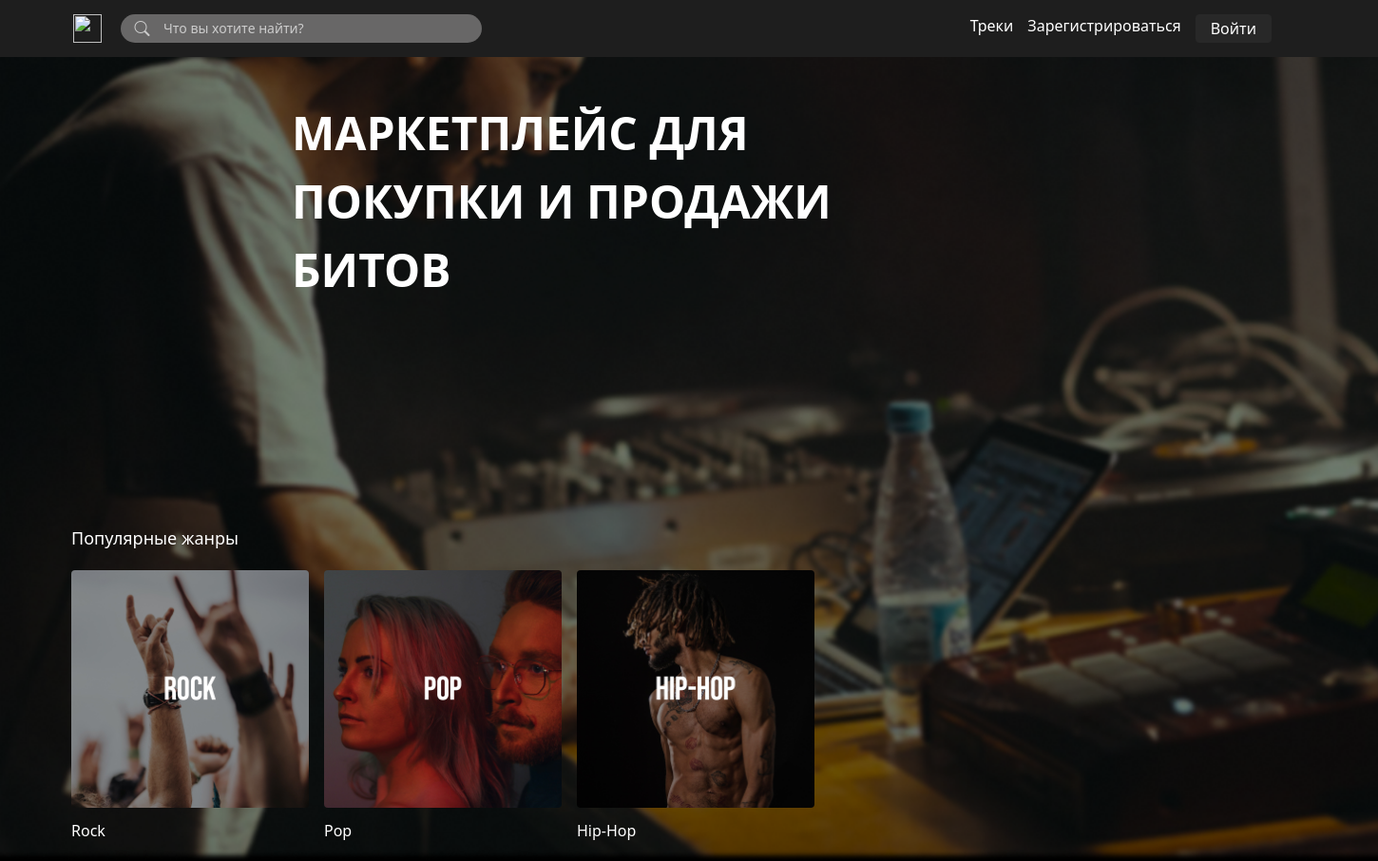
The page / on the database its author committed.
### main/models.py (models this page shows)
class Catalog(models.Model):
    name = models.CharField(max_length=45, verbose_name="Название плейлиста")
    image = models.ImageField(upload_to="playlists/%Y/%m/%d/", verbose_name="Изображение")
    audio = models.ManyToManyField(Anketa, verbose_name="Треки")
    slug = models.SlugField(max_length=100, unique=True, db_index=True)
    def __str__(self):
        return self.name
    def get_absolute_url(self):
        return f'/playlist/{self.slug}/'

### main/views.py (the view)
# urls.py: path('', views.index, name='home'),
def index(request):
    playlists = Catalog.objects.all()
    return render(request, 'main/index.html', {'playlists': playlists})

### templates/main/index.html
{% extends 'main/base.html' %}
{% load static %}
{% block css_additional %}
    <link rel="stylesheet" href="{% static 'main/css/playlist.css' %}">
{% endblock %}
{% block content %}
    <div class="container-fluid main-content">
        <div class="content">
            <div class="row">
                <div class="col text-center">
                    <p class="text-start title-text">МАРКЕТПЛЕЙС ДЛЯ <br> ПОКУПКИ И ПРОДАЖИ БИТОВ</p>
                </div>
            </div>
        </div>
        <div class="group-items">
            <div class="genre-container">
                <div class="max-width-container">
                    <div class="genres">
                        <div class="genres-title">
                            <h2>Популярные жанры</h2>
                        </div>
                        <div class="genres-item">
                            <div class="items">
                                {% for playlist in playlists %}
                                    <div class="item-card">
                                        <a href="{{ playlist.get_absolute_url }}"><img src="{{ playlist.image.url }}" class="img-thumbnail image-item" width="250" height="250"></a>
                                        <p>{{ playlist }}</p>
                                    </div>
                                {% endfor %}
                            </div>
                        </div>
                    </div>
                </div>
            </div>
        </div>
    </div>
{% endblock %}

### templates/main/base.html (shortened to what this page needs)
{% load static %}
<!DOCTYPE html>
<html lang="ru">
<head>
    <link href="https://cdn.jsdelivr.net/npm/bootstrap@5.1.3/dist/css/bootstrap.min.css" rel="stylesheet">
    <link rel="stylesheet" href="https://cdn.jsdelivr.net/npm/bootstrap-icons@1.8.0/font/bootstrap-icons.css">
    <link rel="stylesheet" href="{% static 'main/css/style.css' %}">
    {% block css_additional %}
    {% endblock %}
</head>
<body class="bg-dark">
<header>
    <nav class="navbar navbar-expand-lg navbar-light fixed-top" style="background-color: #1E1E1E; height: 60px;">
      <div class="container">
          <div class="nav-top d-flex">
              <a class="nav-brand" href="{% url 'home' %}">
                <img src="{% static 'main/img/svg/music-note.svg' %}" alt="" width="30" height="30">
              </a>
              <div class="search">
                  <a class="search-btn" href="#" >
                      <i class="bi bi-search"></i>
                  </a>
                  <input class="search-txt" type="text" name="" placeholder="Что вы хотите найти?">
              </div>
          </div>
          <div class="nav-right">
              <div class="authentication-btn">
                  <div class="navbar-collapse collapse">
                      <ul class="nav">
                          {% if user.is_authenticated %}
                              <li>
                                <div class="collapse navbar-collapse authenticated" id="navbarNavDarkDropdown">
                                  <ul class="navbar-nav">
                                    <li class="nav-item dropdown">
                                      <a class="nav-link dropdown-toggle" href="#" id="navbarDarkDropdownMenuLink" role="button" data-bs-toggle="dropdown" aria-expanded="false" style="color: white">
                                        {{ user.username }}
                                      </a>
                                      <ul class="dropdown-menu dropdown-menu-dark" aria-labelledby="navbarDarkDropdownMenuLink">
                                        <li><a class="dropdown-item" href="{% url 'profile' %}">Профиль</a></li>
                                        <li><a class="dropdown-item" href="{% url 'allTrack' %}">Треки</a></li>
                                        <li><a class="dropdown-item" href="{% url 'logout' %}">Выход</a></li>
                                      </ul>
                                    </li>
                                  </ul>
                                </div>
                              </li>
                          {% else %}
                              <li><a class="authenticated" href="{% url 'allTrack' %}">Треки</a></li>
                              <li><a class="authenticated" href="{% url 'register' %}">Зарегистрироваться</a></li>
                              <li><a href="{% url 'login' %}" type="button" class="btn btn-secondary btn_signin">Войти</a></li>
                          {% endif %}
                      </ul>
                  </div>
              </div>
          </div>
      </div>
    </nav>
</header>
{% block content %}
{% endblock %}
</body>
</html>

### main/static/main/css/style.css (style rules this page uses)
.search { margin-left: 20px; display: flex; background: #686767; height: 30px; border-radius: 50px; }
.search-txt { border: none; background: none; outline: none; float: left; padding: 0 15px; color: #CCCCCC; font-size: 14px; transition: 0.4s; line-height: 30px; width: 350px; }
.search-btn { width: 15px; border-radius: 50%; background: none; display: flex; justify-content: center; align-items: center; transition: 0.4s; color: #CCCCCC; cursor: pointer; margin-left: 15px; }
.bi-search { font-size: 16px; color: #CCCCCC; }
.authenticated { text-decoration: none; color: white; margin-right: 15px; }
.btn_signin { background: #282828; border-color: #282828; padding: 2px 15px; margin-right: 35px; }
.nav-right { display: flex; }
.bg-dark { background-color: black !important; opacity: 100% !important; }
.main-content { margin-top: 56px; background-image: url('../img/bg-beatmaker.png'); background-repeat: no-repeat; background-size: cover; background-position: center center; min-width: 1440px; min-height: 448px; width: 100%; height: 850px; }
.title-text { color: white; font-size: 48px; font-weight: bold; opacity: 100%; margin: 48px 470px 0 295px; }
.content { height: 450px; }
::placeholder { color: #CCCCCC; opacity: 1; }

### main/static/main/css/playlist.css (style rules this page uses)
.group-items { color: white; }
.genres-title { margin-bottom: 12px; }
.genre-container { margin-top: 40px; margin-bottom: 70px; padding: 0 24px 20px; }
.items { display: flex; }
.item-card { width: 250px; margin-right: 16px; }
.max-width-container { width: 100%; max-width: 1300px; margin: auto; }
.image-item { padding: 0; background-color: transparent; border: none; }
h2 { font-size: 18px; margin: 0; padding-top: 10px; padding-bottom: 10px; }
p { margin-bottom: 0; margin-top: 12px; }

### rows shown on the page
Catalog: image (picture), name "Rock"
Catalog: image (picture), name "Pop"
Catalog: image (picture), name "Hip-Hop"
